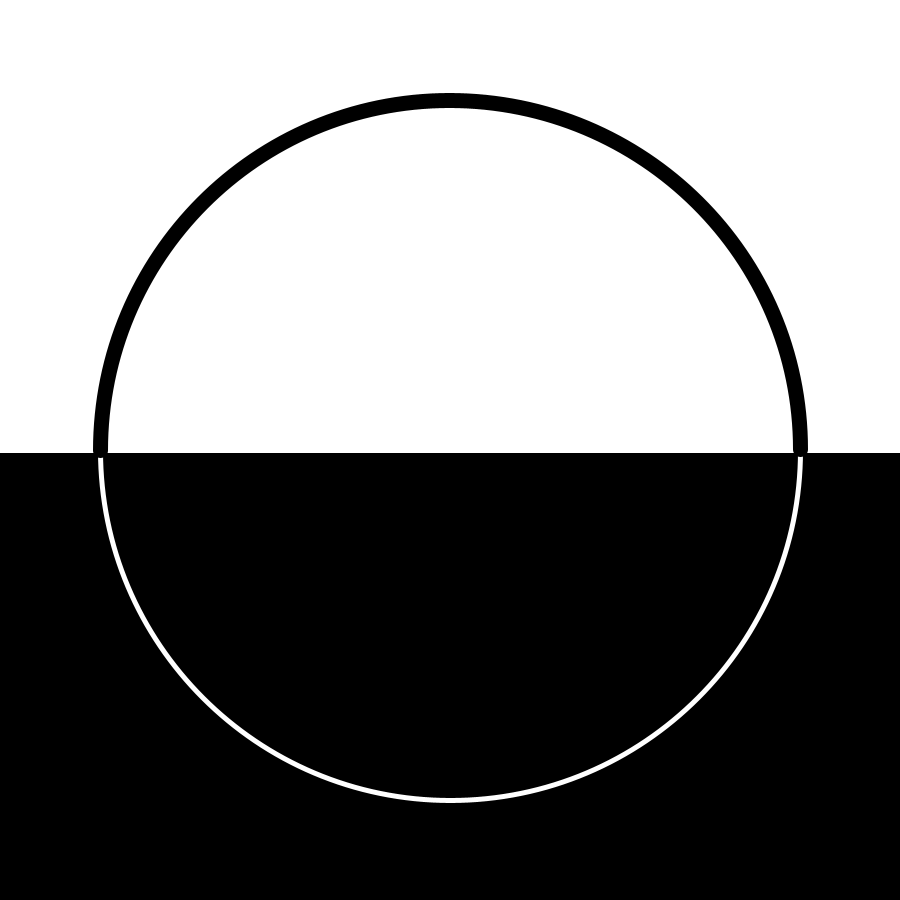
Frame 1 (no input)
Frame 60 (the mouse pressed at the canvas centre just before this capture): identical to frame 1, image omitted
Frame 120 (the mouse held since frame 60 and released just before this capture): identical to frame 1, image omitted

The Processing sketch that drew this single still picture (run headless with seeded random() and noise(); from frame 60 on, the mouse is pressed at the canvas centre):

// Processing sketch: sketch_200829g
// ── sketch_200829g.pde
// template
void setup(){
 size(900,900); 
 background(0);
 stroke(255);
 strokeWeight(5);
 noFill();
 arc(width/2, height/2, 700, 700, 0, PI);
 fill(255);
 rect(0, 0, width, height / 2);
 stroke(0);
 noFill();
 strokeWeight(15);
 arc(width/2, height/2, 700, 700, PI, TAU);
}

void draw(){
  
}
